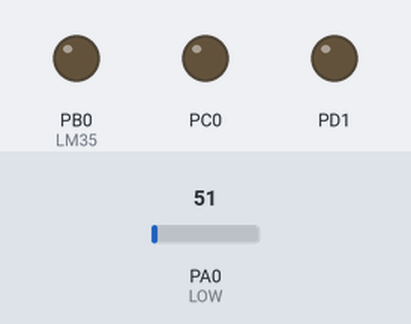
Bench run of a program on a simulated ATmega32, built with avr-gcc and emulated at 8 MHz. Shown: output pins drawn as LEDs (lit = HIGH). The test bench sets the inputs (shaded band); at power-on: PA0 (LOW) = 51.

Above: at 0.7 s.
Timing chart, 0 to 3.0 s (numbered marks = the images above):
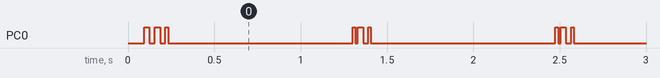

Measured:
- by itself, PC0: repeats every 1.2 s: LOW 0.03 s, HIGH 0.03 s, LOW 0.03 s, HIGH 0.02 s, LOW 1.1 s, HIGH 0.02 s

The program:

main.c
```c
#include "STD_TYPES.h"
#include "BIT_MATH.h"
#include "LCD_interface.h"
#include "ADC.h"

//#include "USART.h"
#include "DIO_int.h"

int main()
{

		DIO_SetPinDirection(PORTD,PIN0,INPUT);  //  D0: Rx ( input )
		DIO_SetPinDirection(PORTD,PIN1,OUTPUT); //  D1: Tx ( output )

		DIO_SetPortDirection(PORTB,HIGH);
		DIO_SetPortDirection(PORTC,HIGH);
		DIO_SetPortDirection(PORTA,LOW);

		ADC_Init();
		LCD_vidInit();
	//	USART_Init();

	while(1)
	{

		LM35();
	}
	return 0;
}
```

ADC.c
```c
/*
 * ADC.c
 *
 *  Created on: ??þ/??þ/????
 *      Author: sameh
 */

#include "ADC.h"
#include <avr/io.h>

extern void ADC_Init(void) {
	// Enable ADC On AVR
	SET_BIT(ADCSRA_Reg, 7);

	// Select Conversion Speed
	SET_BIT(ADCSRA_Reg, 0);
	SET_BIT(ADCSRA_Reg, 1);
	SET_BIT(ADCSRA_Reg, 2);

	// ADC Data Rgith Adjustment
	SET_BIT(ADMUX_Reg, 5);
}

u8 ADC_Read(u8 channel) {
	// Select Voltage Reference
	// Select ADC Channel
	ADMUX_Reg = 0x40 | (channel & 0b00000111);

	// Start ADC Conversion
	SET_BIT(ADCSRA_Reg, 6);

	//Wait for the conversion
	while (!(ADCSRA_Reg & (1 << 4)))
		;

	SET_BIT(ADCSRA_Reg, 4);

	return ADC;

}

void LM35(void) {

	u8 Temp[6] = { 'T', 'e', 'm', 'p', ':' };

	u8 celsius = (ADC_Read(0) * 4.88);

	celsius = (celsius / 10.00);

	Gotoxy(1, 0);

	LCD_String(Temp);

	Gotoxy(1, 6);

	lcd_writenumber(celsius);

	_delay_ms(1000);

	LCD_vidSendCommand(0x01);

	if(celsius==30)
	{
		DIO_SetPinValue(PORTB,PIN0,1);
	}
/*
	if (celsius>25 && celsius<=30) {
		PORTB = 0xff;
		TCCR0 = 0b01101001;
		TIMSK = 0b00000010;
		OCR0 = 0;	//duty cycle
		USART_SendData('0');
	} else if (celsius>30 && celsius<=35) {
		PORTB = 0xff;
		TCCR0 = 0b01101001;
		TIMSK = 0b00000010;
		OCR0 = 64;
		USART_SendData('1');
	} else if (celsius>35 && celsius<=40) {
		PORTB = 0xff;
		TCCR0 = 0b01101001;
		TIMSK = 0b00000010;
		OCR0 = 128;
		USART_SendData('2');
	}
*/
}
```

ADC.h
```c
/*
 * ADC.h
 *
 *  Created on: ??þ/??þ/????
 *      Author: sameh
 */

#ifndef ADC_H_
#define ADC_H_

#define ADMUX_Reg 	*((volatile u8*)0x27) 	// ADC Multiplexer Register
#define ADCSRA_Reg 	*((volatile u8*)0x26) 	// ADC Control And Status Register
#define ADCH_Reg 	*((volatile u8*)0x25) 		// ADC High Register
#define ADCL_Reg 	*((volatile u8*)0x24) 		// ADC Low Register
#define ADCW_Reg	*((volatile u8*)0x04)

#define degree_sysmbol 0xdf


#include "STD_TYPES.h"
#include "BIT_MATH.h"
#include "LCD_interface.h"
#include <util/delay.h>
#include "DIO_int.h"

//#include "USART.h"

extern void ADC_Init (void); // ADC Initialization And Enable
u8 ADC_Read (u8 channel); // Read From The ADC Channel

void LM35(void);

#endif /* ADC_H_ */
```

USART.c
```c
/************************************************************/
/* AUTHOR      : Omar Sameh Mahmoud                         */
/* DESCRIPTION : USART Protocol    [ USART.C ]              */
/* DATE        : 6 August 2017                              */
/************************************************************/
#include "USART.h"

/*************************************************************/
/* Description : this function Initialize USART Pheripherial */
/*************************************************************/

void USART_Init(void)
{
	/*
	  *******USART Control and Status Register B**********
	 * -----------------------------------*
	 	 * Bit 7   RXCIE: RX Complete Interrupt Enable
		 * 0 --> Disable
		 * 1 --> Enable
	 	 * -------------------------------*
	 	 * Bit 6   TXCIE: TX Complete Interrupt Enable
		 * 0 --> Disable
		 * 1 --> Enable
	 	 * -------------------------------*
	 	 * Bit 5   UDRIE: USART Data Register Empty Interrupt Enable
		 * 0 --> Disable
		 * 1 --> Enable
		 * -------------------------------*
		 * Bit 4   RXEN: Receiver Enable
		 * 0 --> Disable
		 * 1 --> Enable
		 * -------------------------------*
		 * Bit 3   TXEN: Transmitter Enable
		 * 0 --> Disable
		 * 1 --> Enable
		 *--------------------------------*
		 * Bit 2   UCSZ2: Character Size
		 * 0 --> Disable : Not Take in Calculations of frame size
		 * 1 --> Enable  : Take in Calculations of frame size
	 	 * -------------------------------*
	 	 * Bit 1   RXB8: Receive Data Bit 8
	 	 *  Must be read before reading the low bits from UDR.
		 * 0 --> Disable : Not Take in Calculations of frame format Ninth bit
		 * 1 --> Enable  : Take in Calculations of format Ninth bit
	 	 * -------------------------------*
	 	 * Bit 0   TXB8: Transmit Data Bit 8
	 	 *  Must be written before writing the low bits to UDR.
		 * 0 --> Disable : Not Take in Calculations of frame format Ninth bit
		 * 1 --> Enable  : Take in Calculations of frame format Ninth bit
	 	 * -------------------------------*
	*/

	UCSRB_Reg = 0b00011000 ;

	/*
	  *******USART Control and Status Register C**********
	 * -----------------------------------*
	 * Bit 7   URSEL: Register Select
	 * 0 --> Select UBRRH For Long Number in Baud Rate
	 * 1 --> Select UCSRC (Normal)
	 * -----------------------------------*
	 * Bit 6   UMSEL Mode
	 * 0 --> Asynchronous Operation
	 * 1 --> Synchronous Operation
	 *------------------------------------*
	 * Bit 5:4   UPM1:0: Parity Mode
	 * ---------------------------
	 * |UPM1 | UPM0 | Parity Mode|
	 * ---------------------------
	 * 0 | 0 --> Disabled
	 * 0 | 1 --> Reserved
	 * 1 | 0 --> Enabled, Even Parity
	 * 1 | 1 --> Enabled, Odd Parity
	 * -----------------------------------*
	 * Bit 3   USBS: Stop Bit Select
	 * 0 --> 1-bit
	 * 1 --> 2-bit
	 * ----------------------------------*
	 * Bit 2:1   UCSZ1:0: Character Size
	 * ------------------------------------------
	 * | UCSZ2 | UCSZ1 | UCSZ0 | Character Size |
	 * ------------------------------------------
	 * 0 | 0 | 0 --> 5-bit
	 * 0 | 0 | 1 --> 6-bit
	 * 0 | 1 | 0 --> 7-bit
	 * 0 | 1 | 1 --> 8-bit
	 * 1 | 0 | 0 --> Reserved
	 * 1 | 0 | 1 --> Reserved
	 * 1 | 1 | 0 --> Reserved
	 * 1 | 1 | 1 --> 9-bit
	 * ----------------------------------*
	 */
	UCSRC_Reg = 0b10000110 ;

	/*
		  ******* USART Baud Rate Registers UBRRL and UBRRH **********
		 * -----------------------------------*
		 *  Bit 15   URSEL: Register Select
		 * 1 --> Select UBRRH For Long Number in Baud Rate
		 * 0 --> Select UCSRC (Normal)
		 * -----------------------------------*
		 *  Bit 14:12   Reserved Bits
		 * -----------------------------------*
		 * Bit 11:0   UBRR11:0: USART Baud Rate Register
		 * From Bit 11 to Bit 8 --> UBRRH
		 * From Bit 7  to Bit 0 --> UBRRL
		 * We Adjust Baud Rate From DataSheet Page 163 : 166 according to our frequency of MicroController and Specification
	*/
	UBRRL_Reg = 102 ;
	UBRRH_Reg = 0 ;

}

/***********************************************************************/
/* Description : this function to define USART_SendData functionality  */
/***********************************************************************/

void USART_SendData(u8 Data)
{
	/*
	  *******USART Control and Status Register A**********
	   * -----------------------------------*
	   *  Bit 5   UDRE: USART Data Register Empty
	   * 1 --> Empty
	   * 0 --> Busy
	 */

	//in this function We check our data register if its become 1 in USCRA we can Transmit Data//

	while(GET_BIT(UCSRA_Reg,PIN5)==0); // UDRE: USART Data Register Empty , The UDRE Flag indicates if the transmit buffer (UDR) is ready to receive new data.
	// when it equal zero that mean that means the register is full of data and can't send now
	UDR_Reg = Data ;
}

/*************************************************************************/
/* Description : this function to define USART_ReceiveData functionality */
/*************************************************************************/

u8  USART_ReceiveData(void)
{
	u8 RXData; // variable to receive data on it

	/*
		  *******USART Control and Status Register A**********
		   * -----------------------------------*
		   *  Bit 7   RXC: USART Receive Complete
		   * 1 --> Data Complete
		   * 0 --> No Data
		 */

		//in this function We check our data register if its become 1 in USCRA we Receive Complete Data//
	while(GET_BIT(UCSRA_Reg,PIN7)==0);

	RXData = UDR_Reg ;

	return RXData;

}

// Addition Function if you want to Transmit many readings
/*
void UART_SendReadings(u8*ptr)
{
	u8 i;
	for(i=0;i<8;i++)
	{
		UART_SendCharacter(Your Array);
	}
	//_delay_ms(2000);
}

*/
```

USART.h
```c
/*
 * USART.h
 *
 *  Created on: ??þ/??þ/????
 *      Author: sameh
 */

#ifndef USART_H_
#define USART_H_

#include  "STD_TYPES.h"
#include  "BIT_MATH.h"
#include  "DIO_int.h"

#define 	UDR_Reg		 		   *((volatile u8*)0x2C)
#define 	UCSRA_Reg			   *((volatile u8*)0x2B)
#define 	UCSRB_Reg		       *((volatile u8*)0x2A)
#define 	UBRRL_Reg		       *((volatile u8*)0x29)
#define 	UBRRH_Reg		       *((volatile u8*)0x40)
#define 	UCSRC_Reg		       *((volatile u8*)0x40)

void USART_Init(void);
void USART_SendData(u8 Data);
u8   USART_ReceiveData(void);
//void UART_SendReadings(u8*ptr);

#endif /* USART_H_ */
```

LCD_interface.h
```c
/***************************************************************************************/
/****************************  IMT School Training Center ******************************/
/***************************************************************************************/
/** This file is developed by IMT School training center, All copyrights are reserved **/
/***************************************************************************************/
/* Description ! 16x2 Character LCD for chip LMB161A                                   */
/* Release Date! 28/6/2016                                                             */
/* Version     ! V01                                                                   */
/***************************************************************************************/

#ifndef LCD_H_
#define LCD_H_

/***************************************************************************************/
/********************************** Fucntion Definition ********************************/
/***************************************************************************************/


/***************************************************************************************/
/* Description! Apply initialization sequence for LCD module                           */
/* Input      ! Nothing                                                                */
/* Output     ! Nothing                                                                */
/***************************************************************************************/
void LCD_vidInit(void);

/***************************************************************************************/
/* Description! Interface to send the configuration commands to the LCD Driver         */
/* Input      ! Command number                                                         */
/* Output     ! Nothing                                                                */
/***************************************************************************************/
void LCD_vidSendCommand(u8 u8CmdCpy);

/***************************************************************************************/
/* Description! Interface to write character on LCD screen                             */
/* Input      ! Data to send                                                           */
/* Output     ! Nothing                                                                */
/***************************************************************************************/
void LCD_vidWriteCharctr(u8 u8DataCpy);

/***************************************************************************************/
/* Description! Interface to write string on LCD screen                                */
/* Input      ! Pointer to the string                                                  */
/* Output     ! Nothing                                                                */
/***************************************************************************************/
void LCD_String_xy (char row, char pos, char *str);
void LCD_String (char *str);

void lcd_writenumber(int num);
void LCD_vidWriteExtraChar (u8 Y,u8 X,u8* ExtraChar,u8* Index);

void Gotoxy (u8 Y,u8 X);
#endif /* LCD_H_ */
```

BIT_MATH.h
```c
/***************************************************************************************/
/****************************  IMT School Training Center ******************************/
/***************************************************************************************/
/** This file is developed by IMT School training center, All copyrights are reserved **/
/***************************************************************************************/
#ifndef _BIT_MATH_H
#define _BIT_MATH_H

#define SET_BIT(VAR,BITNO) (VAR) |=  (1 << (BITNO))
#define CLR_BIT(VAR,BITNO) (VAR) &= ~(1 << (BITNO))
#define TOG_BIT(VAR,BITNO) (VAR) ^=  (1 << (BITNO))
#define GET_BIT(VAR,BITNO) (((VAR) >> (BITNO)) & 0x01)


#endif
```

DIO_int.h
```c
/***************************************************************************************/
/****************************  IMT School Training Center ******************************/
/***************************************************************************************/
/** This file is developed by IMT School training center, All copyrights are reserved **/
/***************************************************************************************/
#ifndef _DIO_INT_H
#define _DIO_INT_H

/* Port Defines */
#define PORTA    0
#define PORTB    1
#define PORTC    2
#define PORTD    3

/* PIN Defines */
#define PIN0   0
#define PIN1   1
#define PIN2   2
#define PIN3   3
#define PIN4   4
#define PIN5   5
#define PIN6   6
#define PIN7   7

/* PIN Directions */
#define INPUT  0
#define OUTPUT 1

/* PIN Value Options */
#define HIGH   1
#define LOW    0

/* IO Pins */
void DIO_SetPinValue(u8 u8PortIdCopy , u8 u8PinIdCopy, u8 u8PinValCopy);

u8 DIO_GetPinValue(u8 u8PortIdCopy, u8 u8PinIdCopy);

void DIO_SetPinDirection (u8 u8PortIdCopy, u8 u8PinIdCopy, u8 u8PinDirCopy);

/* IO Ports */
void DIO_SetPortDirection (u8 u8PortId, u8 u8PortDir);

void DIO_SetPortValue     (u8 u8PortId, u8 u8PortVal);

#endif
```

DIO_prog.c
```c
/***************************************************************************************/
/****************************  IMT School Training Center ******************************/
/***************************************************************************************/
/** This file is developed by IMT School training center, All copyrights are reserved **/
/***************************************************************************************/
#include "STD_TYPES.h"
#include "BIT_MATH.h"

#include "DIO_int.h"
#include "DIO_reg.h"

/* IO Pins */
void DIO_SetPinValue(u8 u8PortIdCopy , u8 u8PinIdCopy, u8 u8PinValCopy)
{
	/* Make sure that the Port ID and Pin ID are in the valid range */
	if ((u8PortIdCopy <= PORTD) && (u8PinIdCopy <= PIN7))
	{
		if (u8PinValCopy == HIGH)
		{
			/* Check on the Required PORT Number */
			switch (u8PortIdCopy)
			{
				case PORTA: SET_BIT(PORTA_Register,u8PinIdCopy); break;
				case PORTB: SET_BIT(PORTB_Register,u8PinIdCopy); break;
				case PORTC: SET_BIT(PORTC_Register,u8PinIdCopy); break;
				case PORTD: SET_BIT(PORTD_Register,u8PinIdCopy); break;
			}

		}

		else if (u8PinValCopy == LOW)
		{
			/* Check on the Required PORT Number */
			switch (u8PortIdCopy)
			{
				case PORTA: CLR_BIT(PORTA_Register,u8PinIdCopy); break;
				case PORTB: CLR_BIT(PORTB_Register,u8PinIdCopy); break;
				case PORTC: CLR_BIT(PORTC_Register,u8PinIdCopy); break;
				case PORTD: CLR_BIT(PORTD_Register,u8PinIdCopy); break;
			}
		}

		else
		{
			/* Do nothing, Wrong value to set */
		}
	}

	else
	{
		/* Do nothing, Error in the Pin ID or PORT ID */
	}
}

u8 DIO_GetPinValue(u8 u8PortIdCopy, u8 u8PinIdCopy)
{
	/* Define Local Variable to get the BIT Value */
	u8 u8ResultLocal;
	/* Make sure that the Port ID and Pin ID are in the valid range */
	if ((u8PortIdCopy <= PORTD) && (u8PinIdCopy <= PIN7))
	{
		/* Check on the Required PORT Number */
		switch (u8PortIdCopy)
		{
			case PORTA: u8ResultLocal= GET_BIT(PINA_Register,u8PinIdCopy); break;
			case PORTB: u8ResultLocal= GET_BIT(PINB_Register,u8PinIdCopy); break;
			case PORTC: u8ResultLocal= GET_BIT(PINC_Register,u8PinIdCopy); break;
			case PORTD: u8ResultLocal= GET_BIT(PIND_Register,u8PinIdCopy); break;
		}
	}

	else
	{
		/* return 0xff in case of error in the Pin ID or PORT ID */
		u8ResultLocal = 0xFF;
	}

	return u8ResultLocal;
}

void DIO_SetPinDirection (u8 u8PortIdCopy, u8 u8PinIdCopy, u8 u8PinDirCopy)
{
	/* Make sure that the Port ID and Pin ID are in the valid range */
	if ((u8PortIdCopy <= PORTD) && (u8PinIdCopy <= PIN7))
	{
		if ( u8PinDirCopy == OUTPUT )
		{
			/* Check on the Required PORT Number */
			switch (u8PortIdCopy)
			{
				case PORTA: SET_BIT(DDRA_Register,u8PinIdCopy); break;
				case PORTB: SET_BIT(DDRB_Register,u8PinIdCopy); break;
				case PORTC: SET_BIT(DDRC_Register,u8PinIdCopy); break;
				case PORTD: SET_BIT(DDRD_Register,u8PinIdCopy); break;
			}
		}

		else if ( u8PinDirCopy == INPUT )
		{
			/* Check on the Required PORT Number */
			switch (u8PortIdCopy)
			{
				case PORTA: CLR_BIT(DDRA_Register,u8PinIdCopy); break;
				case PORTB: CLR_BIT(DDRB_Register,u8PinIdCopy); break;
				case PORTC: CLR_BIT(DDRC_Register,u8PinIdCopy); break;
				case PORTD: CLR_BIT(DDRD_Register,u8PinIdCopy); break;
			}
		}

		else
		{
			/* Do nothing, Wrong Direction Required */
		}
	}

	else
	{
		/* Do nothing, Error in the Pin ID or PORT ID */
	}
}


/* IO Ports */
void DIO_SetPortDirection (u8 u8PortId, u8 u8PortDir)
{
	/* Check on the Required PORT Number */
	switch (u8PortId)
	{
		case     PORTA: DDRA_Register = u8PortDir; break;
		case     PORTB: DDRB_Register = u8PortDir; break;
		case     PORTC: DDRC_Register = u8PortDir; break;
		case     PORTD: DDRD_Register = u8PortDir; break;
		default: /* Wrong Port ID */       break;
	}
}

void DIO_SetPortValue (u8 u8PortId, u8 u8PortVal)
{
	/* Check on the Required PORT Number */
	switch (u8PortId)
	{
		case     PORTA: PORTA_Register = u8PortVal; break;
		case     PORTB: PORTB_Register = u8PortVal; break;
		case     PORTC: PORTC_Register = u8PortVal; break;
		case     PORTD: PORTD_Register = u8PortVal; break;
		default: /* Wrong Port ID */        break;
	}
}
```

Source omitted: LCD_prg.c (8626 bytes), DIO_reg.h (1149 bytes), STD_TYPES.h (717 bytes)
